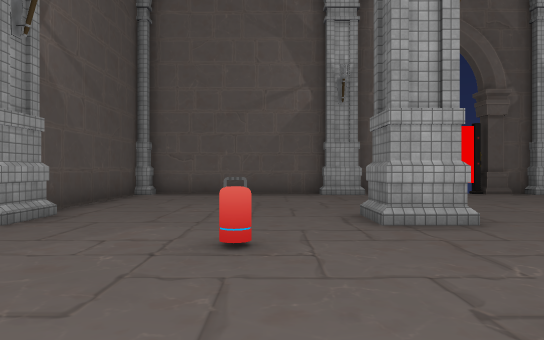
view 1 (above)

16 first-person views from a walk through a scene from a Unity 3-D project. The camera is 1.4 m above the floor, looks level and sees 70° across. The floor is counted in squares, 2 m on a side. Each view is taken from the middle of a square. On the plan, view 1 faces up. The plan holds only what a view shows up to about 11 squares ahead; the rest is blank. The place goes on beyond the plan. The player character is not drawn. Some surface patterns are stand-ins.

view 2
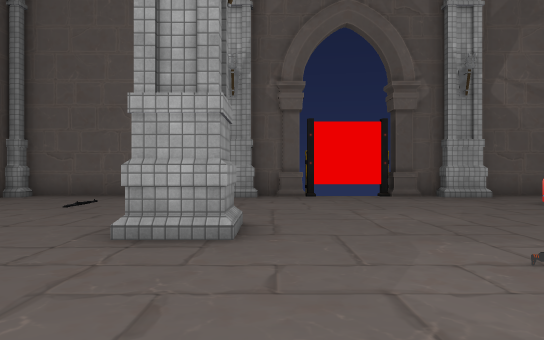

view 3
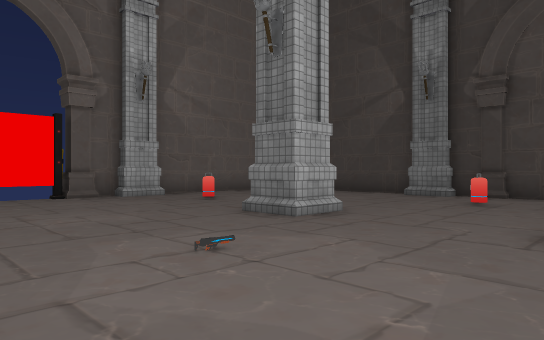

view 4
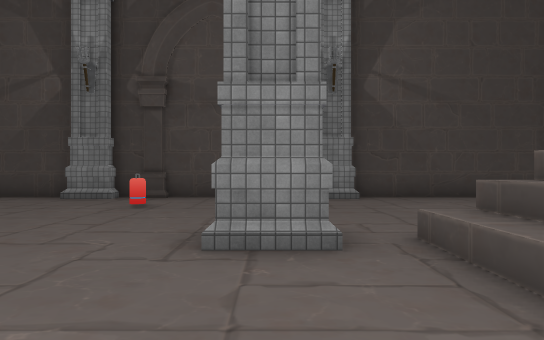

view 5
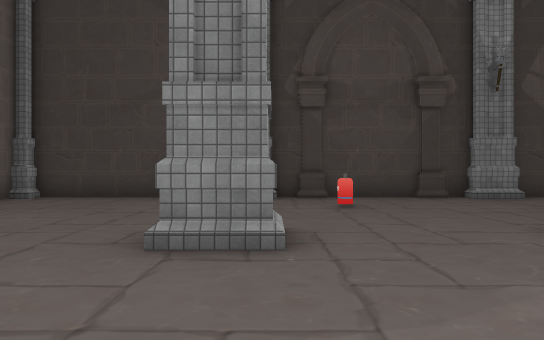

view 6
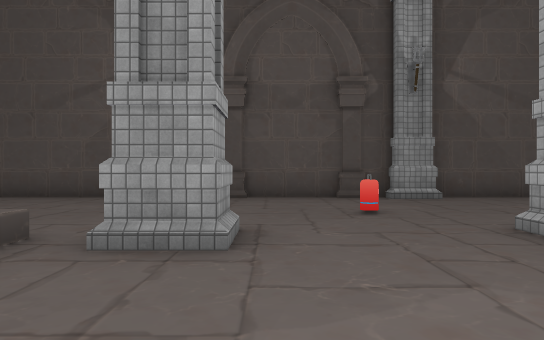

view 7
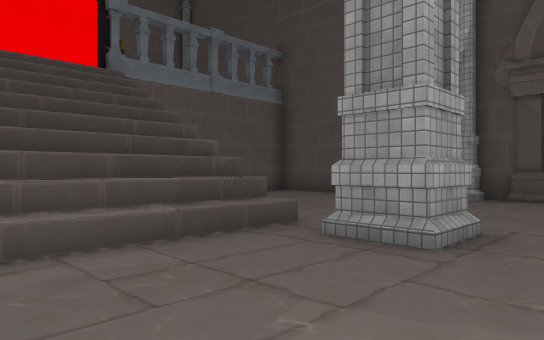

view 8
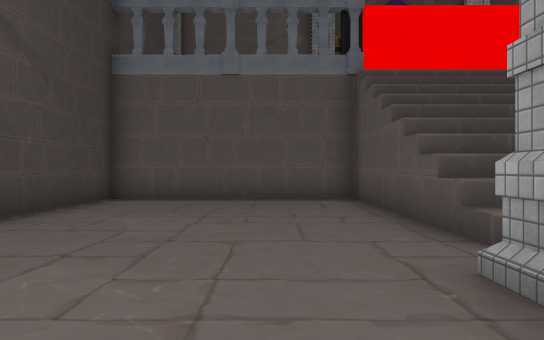

view 9
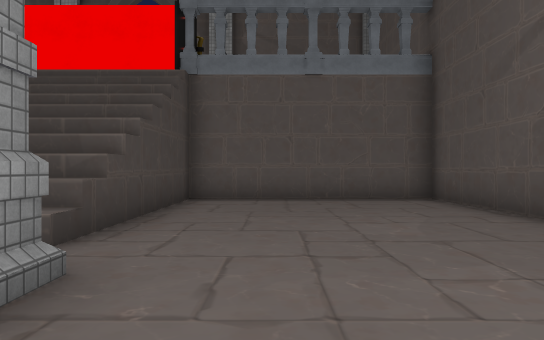

view 10
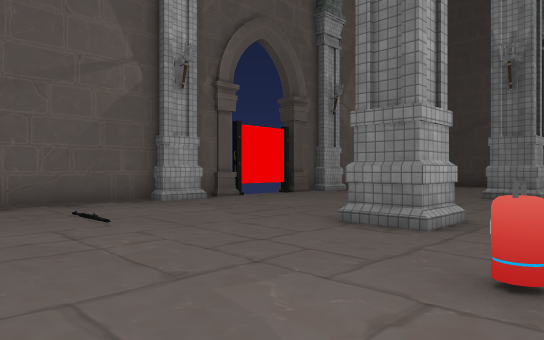

view 11
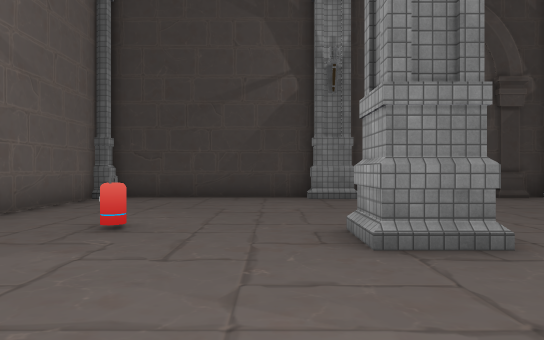

view 12
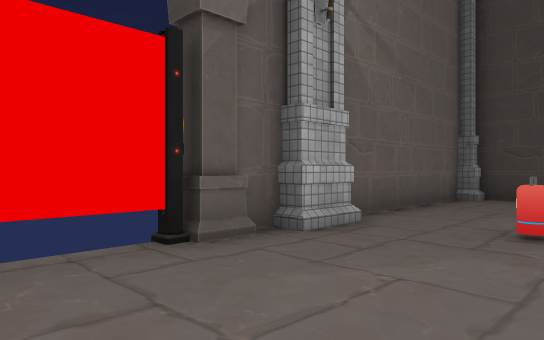

view 13
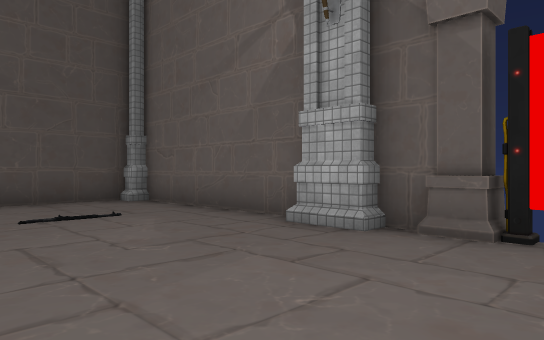

view 14
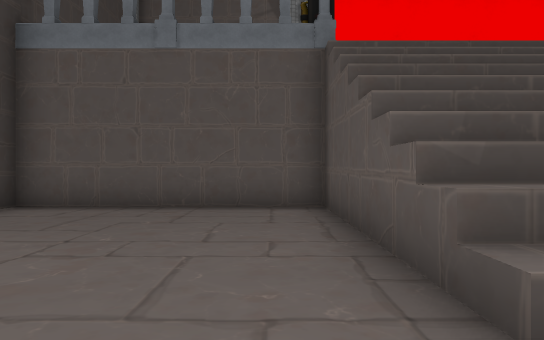

view 15
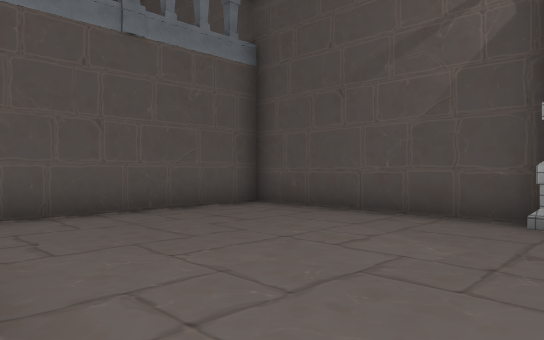

view 16
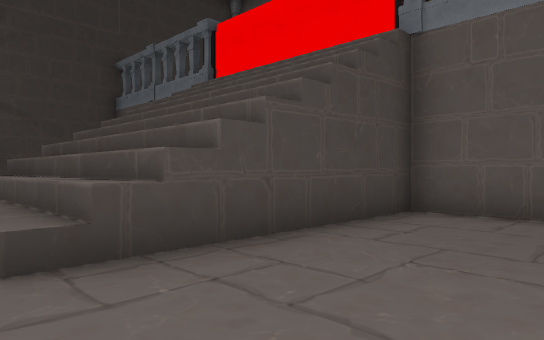

### Floor plan
Points are (right, up) in squares from view 1. A wall is a line through its corners. A room is listed if a view was taken in it or the views show most of it. See-through windows are left out.
Room 1 (views 1, 2, 3, 4, 5, 6, 7, 8, 9, 10, 11, 12, 13, 14, 15, 16)
walls: (7.5, 0.4) (7.5, 1.6); (1.4, 1.5) (2.5, 1.5) (2.5, 0.4); (2.5, 6) (2.5, 5) (1.5, 5) (1.5, 6.1); (8.5, 1) (8.5, 0.4); (8.6, 5) (7.5, 5) (7.5, 6) (8.6, 6); (1.5, 0.4) (1.5, 1); (7, -1.1) (8, -1.1); (8, -0.5) (8, -6.3) (13.8, -6.3) (13.8, -1); (1.9, -1.1) (5.4, -1.1); (2, -1.7) (8, -1.7); (6.9, 11.2) (6.2, 11.2) (6.2, 11.8); (6, 11.4) (4, 11.4); (3.8, 11.4) (2.5, 11.4) (2.5, 11) (1.5, 11) (1.5, 11.4) (-3.9, 11.4) (-3.9, 6); (13.7, 3.6) (13.7, 4.4); (13.5, 5) (13.5, 6.1); (8.6, 11) (7.5, 11) (7.5, 11.4) (6.2, 11.4); (-3.5, 0.1) (-3.5, -1.1); (3.8, 11.9) (3.8, 11.2) (3.1, 11.2); (13.7, 0.6) (13.7, 1.4); (-3.5, 6.1) (-3.5, 5); (-3.9, 5) (-3.9, -0.1); (13.8, 5.9) (13.8, 11.4) (8.6, 11.4); (13.8, 0) (13.8, 5); (13.5, -1.1) (13.5, 0); (-3.9, -1) (-3.9, -6.3) (2, -6.3) (2, -0.5); (13.5, 11) (13.5, 11.4); (-3.5, 11.4) (-3.5, 11)
low walls: (6.1, -0.5) (8, -0.5); (2, -0.5) (5.5, -0.5); (13.5, 3.6) (13.5, 4.4); (-3.6, 4.2) (-3.6, 3.6); (-3.6, 1.4) (-3.6, 0.6); (13.5, 0.6) (13.5, 1.4)
objects: other object (0, 4); other object (4, 11); other object (6, 11); other object (9, 9); other object (11, 4)

Where each view was taken, in squares from view 1:
view 1: 0 up, 0 right, facing up
view 2: 1 up, 3 right, facing up
view 3: 1 up, 3 right, facing up-right
view 4: 1 up, 4 right, facing right
view 5: 5 up, 4 right, facing right
view 6: 2 up, 6 right, facing left
view 7: 3 up, 6 right, facing down-left
view 8: 3 up, 10 right, facing down
view 9: 3 up, 0 right, facing down
view 10: 3 up, 3 left, facing up-right
view 11: 7 up, 4 right, facing right
view 12: 8 up, 4 right, facing up-right
view 13: 7 up, 5 right, facing up-left
view 14: 1 up, 9 right, facing down
view 15: 0 up, 2 right, facing down-left
view 16: 0 up, 1 left, facing down-right
